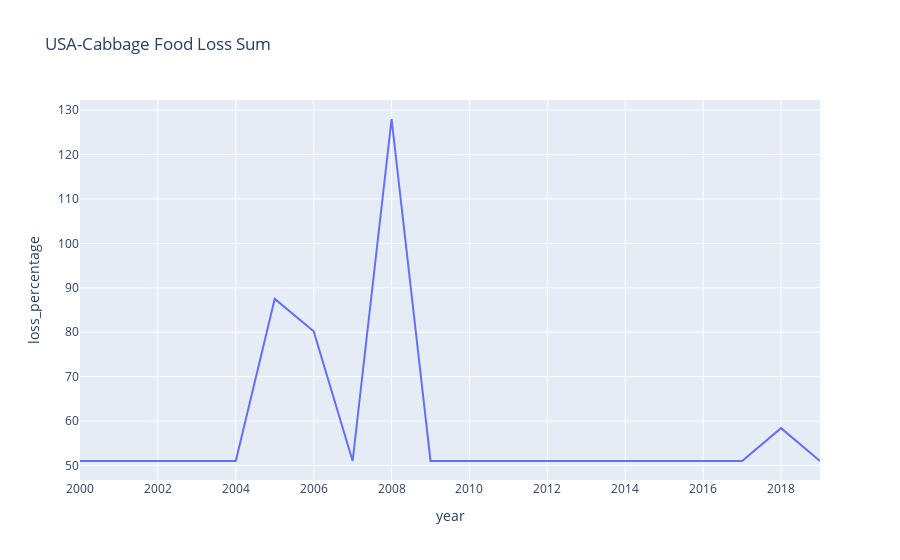

Notebook source saved alongside this figure:
### Code cell
fig = px.line(new, y="loss_percentage", title='USA-Cabbage Food Loss Sum')
fig.show()

### Figure 1 — Plotly figure (JSON) as saved in the notebook; plotly's stock layout.template omitted (floating-point values rounded to 4 significant figures)
{"data": [{"hovertemplate": "year=%{x}<br>loss_percentage=%{y}<extra></extra>", "legendgroup": "", "line": {"color": "#636efa", "dash": "solid"}, "marker": {"symbol": "circle"}, "mode": "lines", "name": "", "orientation": "v", "showlegend": false, "x": [2000, 2001, 2002, 2003, 2004, 2005, 2006, 2007, 2008, 2009, 2010, 2011, 2012, 2013, 2014, 2015, 2016, 2017, 2018, 2019], "xaxis": "x", "y": [51.0, 51.0, 51.0, 51.0, 51.0, 87.5, 80.2, 51.0, 128.0, 51.0, 51.0, 51.0, 51.0, 51.0, 51.0, 51.0, 51.0, 51.0, 58.4, 51.0], "yaxis": "y", "type": "scatter"}], "layout": {"xaxis": {"anchor": "y", "domain": [0.0, 1.0], "title": {"text": "year"}}, "yaxis": {"anchor": "x", "domain": [0.0, 1.0], "title": {"text": "loss_percentage"}}, "legend": {"tracegroupgap": 0}, "title": {"text": "USA-Cabbage Food Loss Sum"}}}
